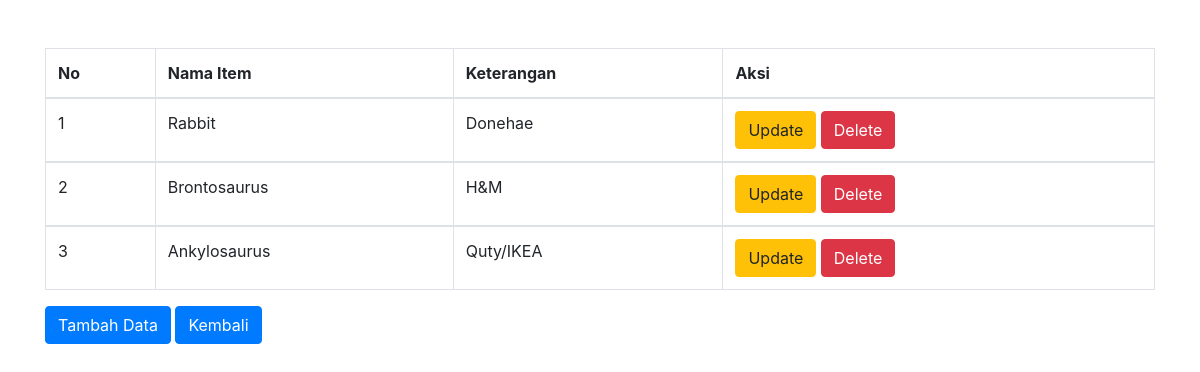
The page /tambah_item.php on the database its author committed.
### tables this page shows
CREATE TABLE `tbl_item` (
  `id` int(11) NOT NULL,
  `item` varchar(50) NOT NULL,
  `keterangan` varchar(50) NOT NULL
);

### tambah_item.php (the view, shortened to what this page needs)
<!DOCTYPE html>
<html>
<head>
    <link rel="stylesheet" href="bootstrap/css/bootstrap.min.css">
</head>
<body>
<div class="container">
    <br>
    <table class="table table-bordered table-hover">
        <br>
        <thead>
        <tr>
            <th>No</th>
            <th>Nama Item</th>
            <th>Keterangan</th>
            <th colspan='2'>Aksi</th>
        </tr>
        </thead>
        <?php
        include "koneksi.php";
        $sql="SELECT * FROM tbl_item order by id desc";
        $hasil=mysqli_query($koneksi,$sql);
        $no=0;
        while ($data = mysqli_fetch_array($hasil)) {
            $no++;
            ?>
            <tbody>
            <tr>
                <td><?php echo $no;?></td>
                <td><?php echo $data["item"];   ?></td>
                <td><?php echo $data["keterangan"];   ?></td>
                <td>
                    <a href="update_item.php?id=<?php echo htmlspecialchars($data['id']); ?>" class="btn btn-warning" role="button">Update</a>
                    <a href="<?php echo htmlspecialchars($_SERVER["PHP_SELF"]);?>?id=<?php echo $data['id']; ?>" class="btn btn-danger" role="button">Delete</a>
                </td>
            </tr>
            </tbody>
            <?php
        }
        ?>
    </table>
    <a href="tambah_data_item.php" class="btn btn-primary" role="button">Tambah Data</a>
    <a href="admin/index.php" class="btn btn-primary" role="button">Kembali</a>
</div>
</body>
</html>

### rows shown on the page
tbl_item: item "Rabbit", keterangan "Donehae"
tbl_item: item "Brontosaurus", keterangan "H&M"
tbl_item: item "Ankylosaurus", keterangan "Quty/IKEA"
